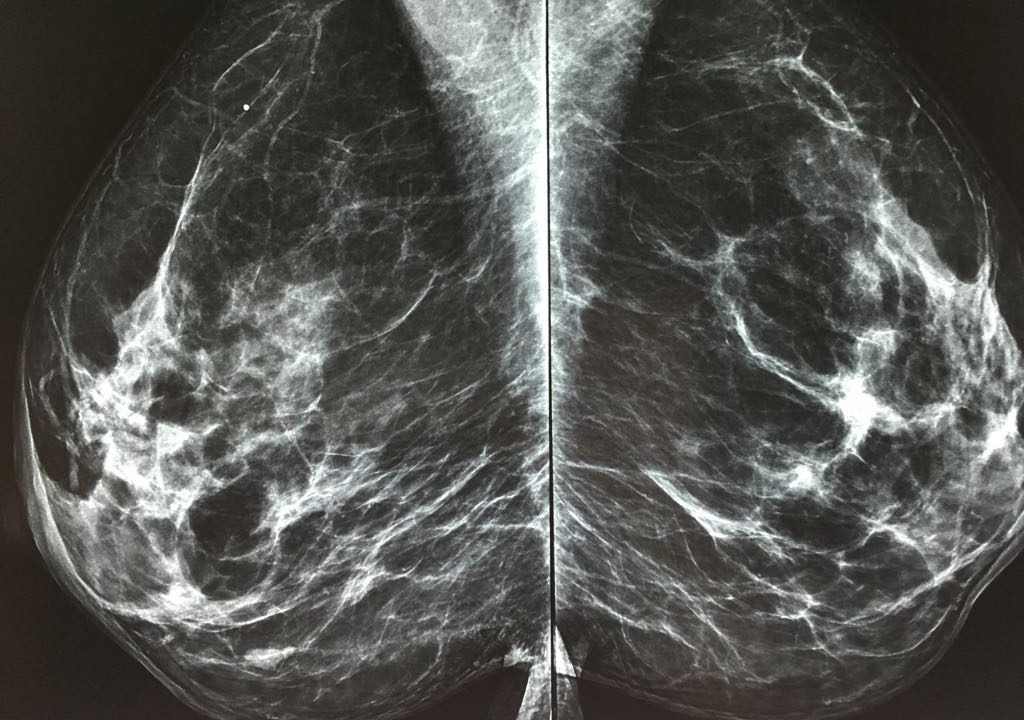
#> input picture transformacaoIntensidade/negativo/readmeImg/mamografia.jpg, 1024 x 720 px, found by its file name
$ python negativo.py
#> lines starting #> are read from the running program, lines starting #| are printed output that depends on the picture
import numpy as np
import cv2 as cv
from matplotlib import pyplot as plt

imgInput = cv.imread("./assets/mamografia.jpg", 0)
#> imgInput: shape (720, 1024); min 6, max 255, mean 84.9
imgOutput = 255 - imgInput
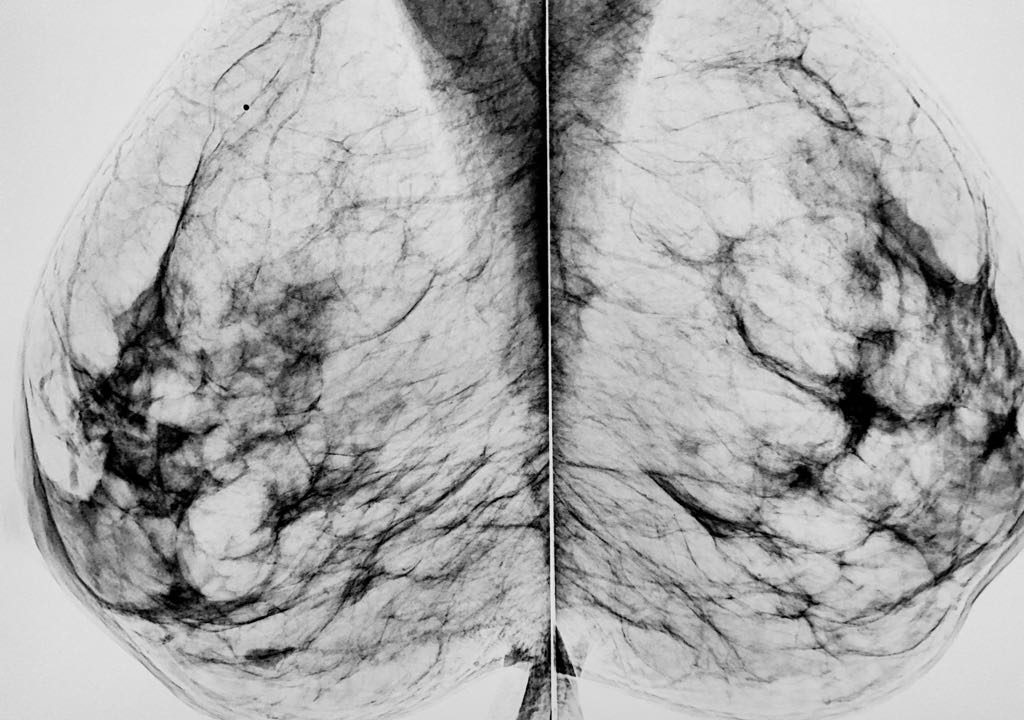
#> imgOutput: shape (720, 1024); min 0, max 249, mean 170.1

cv.imshow("Original", imgInput)
cv.imshow("Negativo", imgOutput)
cv.waitKey(0)
cv.destroyAllWindows()

cv.imwrite("./negativo/mamografia_output.jpg", imgOutput)

plt.hist(imgInput.ravel(), 256, [0 , 256])
plt.savefig("./negativo/hist_mamografia_input.jpg")
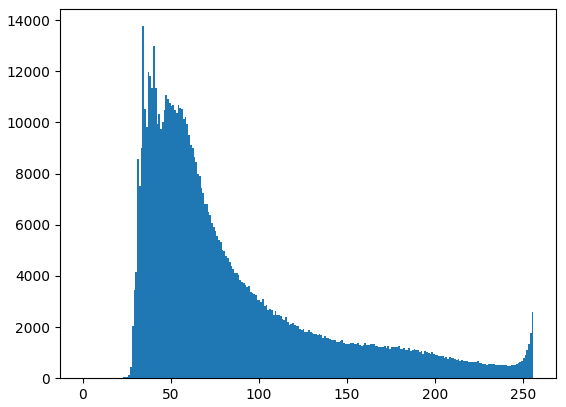
#> figure drawn by matplotlib, 1 panel; tallest bar 13759 high, from x = 34 to 35
plt.show()

plt.hist(imgOutput.ravel(), 256, [0 , 256])
plt.savefig("./negativo/hist_mamografia_output.jpg")
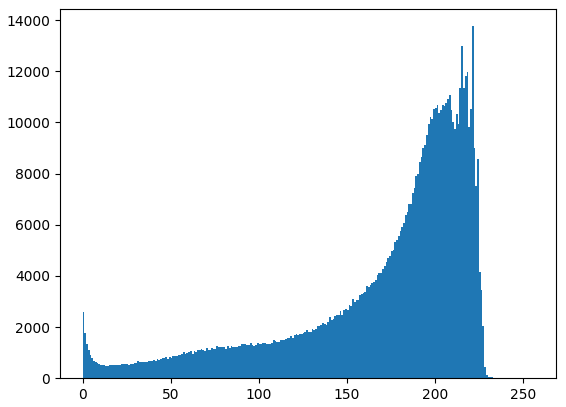
#> figure drawn by matplotlib, 1 panel; tallest bar 13759 high, from x = 221 to 222
plt.show()
